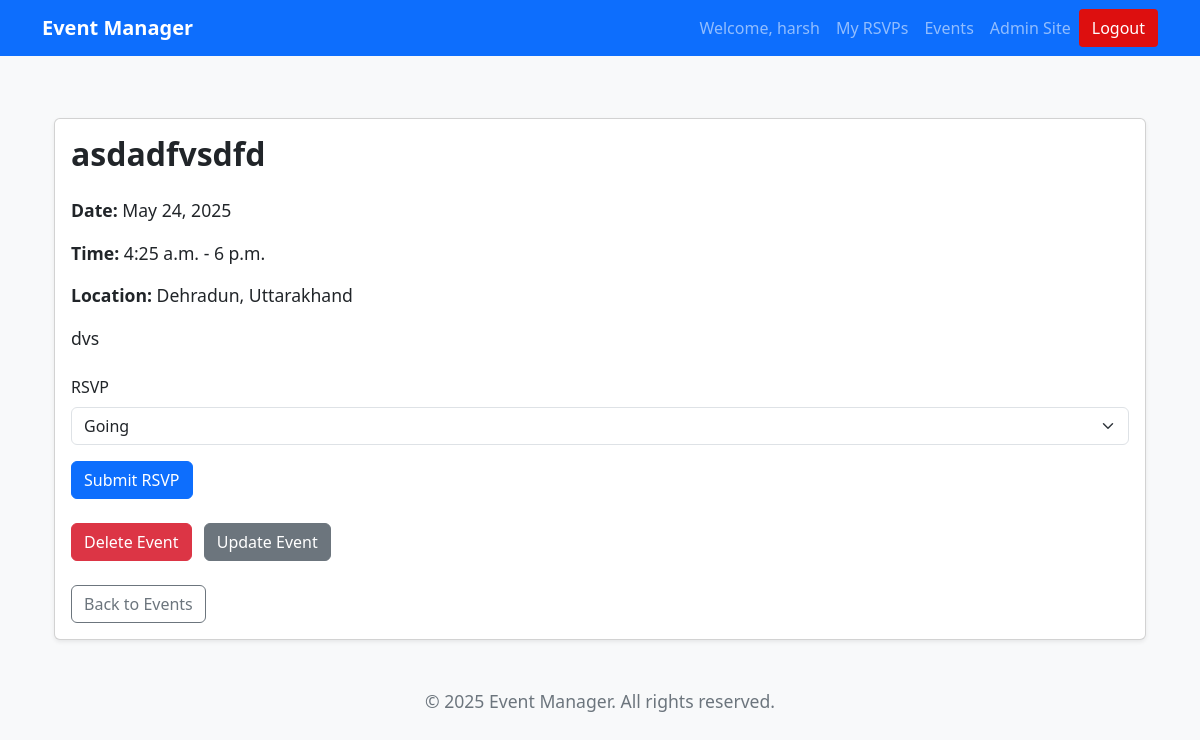
Page /event/1/ (signed in) on the committed database.
### events/models.py (models this page shows, shortened)
class Event(models.Model):
    title = models.CharField(max_length=200)
    description = models.TextField()
    date = models.DateField()
    start_time = models.TimeField()
    end_time = models.TimeField()
    location = models.CharField(max_length=255)
    created_by = models.ForeignKey(User, on_delete=models.CASCADE)

class RSVP(models.Model):
    STATUS_CHOICES = (
        ('going', 'Going'),
        ('maybe', 'Maybe'),
        ('declined', 'Declined'),
    )
    event = models.ForeignKey(Event, on_delete=models.CASCADE)
    user = models.ForeignKey(User, on_delete=models.CASCADE)
    status = models.CharField(max_length=10, choices=STATUS_CHOICES)
    updated_at = models.DateTimeField(auto_now=True)
    class Meta:
        unique_together = ('event', 'user')  # Prevent duplicate RSVPs

### events/views.py (the view, shortened to what this page needs)
# urls.py: path('event/<int:event_id>/', views.event_detail, name='event_detail'),  # Event details + RSVP
@login_required
def event_detail(request, event_id):
    event = get_object_or_404(Event, pk=event_id)
    try:
        rsvp = RSVP.objects.get(event=event, user=request.user)
    except RSVP.DoesNotExist:
        rsvp = None
    return render(request, 'events/event_detail.html', {'event': event, 'rsvp': rsvp})

### events/templates/events/event_detail.html (shortened to what this page needs)
{% extends "events/base.html" %}
{% block content %}
<div class="container my-5">
  <div class="card shadow-sm">
    <div class="card-body">
      <h1 class="card-title mb-4">{{ event.title }}</h1>
      <p><strong>Date:</strong> {{ event.date }}</p>
      <p><strong>Time:</strong> {{ event.start_time }} - {{ event.end_time }}</p>
      <p><strong>Location:</strong> {{ event.location }}</p>
      <p>{{ event.description }}</p>
      <form method="post" class="mt-4">
        <div class="mb-3">
          <label for="rsvpStatus" class="form-label">RSVP</label>
          <select class="form-select" id="rsvpStatus" name="status" required>
            <option value="going" {% if rsvp and rsvp.status == 'going' %}selected{% endif %}>Going</option>
          </select>
        </div>
        <button type="submit" class="btn btn-primary">Submit RSVP</button>
      </form>
      {% if request.user.is_staff %}
        <div class="mt-4">
          <a href="{% url 'admin_event_delete' event.id %}" class="btn btn-danger me-2">Delete Event</a>
          <a href="{% url 'admin_event_update' event.id %}" class="btn btn-secondary">Update Event</a>
        </div>
      {% endif %}
      <div class="mt-4">
        <a href="{% url 'event_list' %}" class="btn btn-outline-secondary">Back to Events</a>
      </div>
    </div>
  </div>
</div>
{% endblock %}

### events/templates/events/base.html (shortened to what this page needs)
<!DOCTYPE html>
<html lang="en">
<head>
  <link
    href="https://cdn.jsdelivr.net/npm/bootstrap@5.3.2/dist/css/bootstrap.min.css"
    rel="stylesheet"
  />
</head>
<body>
  <nav class="navbar navbar-expand-lg navbar-dark bg-primary fixed-top">
    <div class="container">
      <a class="navbar-brand" href="{% url 'event_list' %}">Event Manager</a>
      <div class="collapse navbar-collapse" id="navbarNav">
        <ul class="navbar-nav ms-auto align-items-center">
          {% if user.is_authenticated %}
            <li class="nav-item">
              <span class="nav-link">Welcome, {{ user.username }}</span>
            </li>
            <li class="nav-item">
              <a class="nav-link" href="{% url 'my_rsvps' %}">My RSVPs</a>
            </li>
            <li class="nav-item">
              <a class="nav-link" href="{% url 'event_list' %}">Events</a>
            </li>
            {% if user.is_staff %}
              <li class="nav-item">
                <a class="nav-link" href="{% url 'admin:index' %}">Admin Site</a>
              </li>
            {% endif %}
            <li class="nav-item">
              <form action="{% url 'logout' %}" method="post" class="d-inline">
                <button type="submit" class="btn-logout">Logout</button>
              </form>
            </li>
          {% endif %}
        </ul>
      </div>
    </div>
  </nav>
  <div class="container">
    {% block content %}{% endblock %}
  </div>
  <footer class="mt-5 mb-3">
    <p>&copy; 2025 Event Manager. All rights reserved.</p>
  </footer>
</body>
</html>

### events/templates/events/base.html (style rules this page uses)
body { padding-top: 70px; font-family: 'Segoe UI', Tahoma, Geneva, Verdana, sans-serif; background-color: #f8f9fa; }
.navbar-brand { font-weight: bold; }
.btn-logout { padding: 0.375rem 0.75rem; font-size: 1rem; border-radius: 0.25rem; border: 1px solid transparent; color: white; background-color:rgb(221, 15, 15); cursor: pointer; transition: background-color 0.3s ease; }
footer { margin-top: 40px; text-align: center; color: #6c757d; }

### events/templates/events/event_detail.html (style rules this page uses)
.card-title { font-weight: 700; font-size: 2rem; }
p { font-size: 1.1rem; }

### rows in the picture
Event: title "asdadfvsdfd", date "May 24, 2025", start_time "4:25 a.m.", end_time "6 p.m.", location "Dehradun, Uttarakhand", description "dvs"
RSVP: status "Going"

### other values in the picture
{{ user.username }} "harsh"
